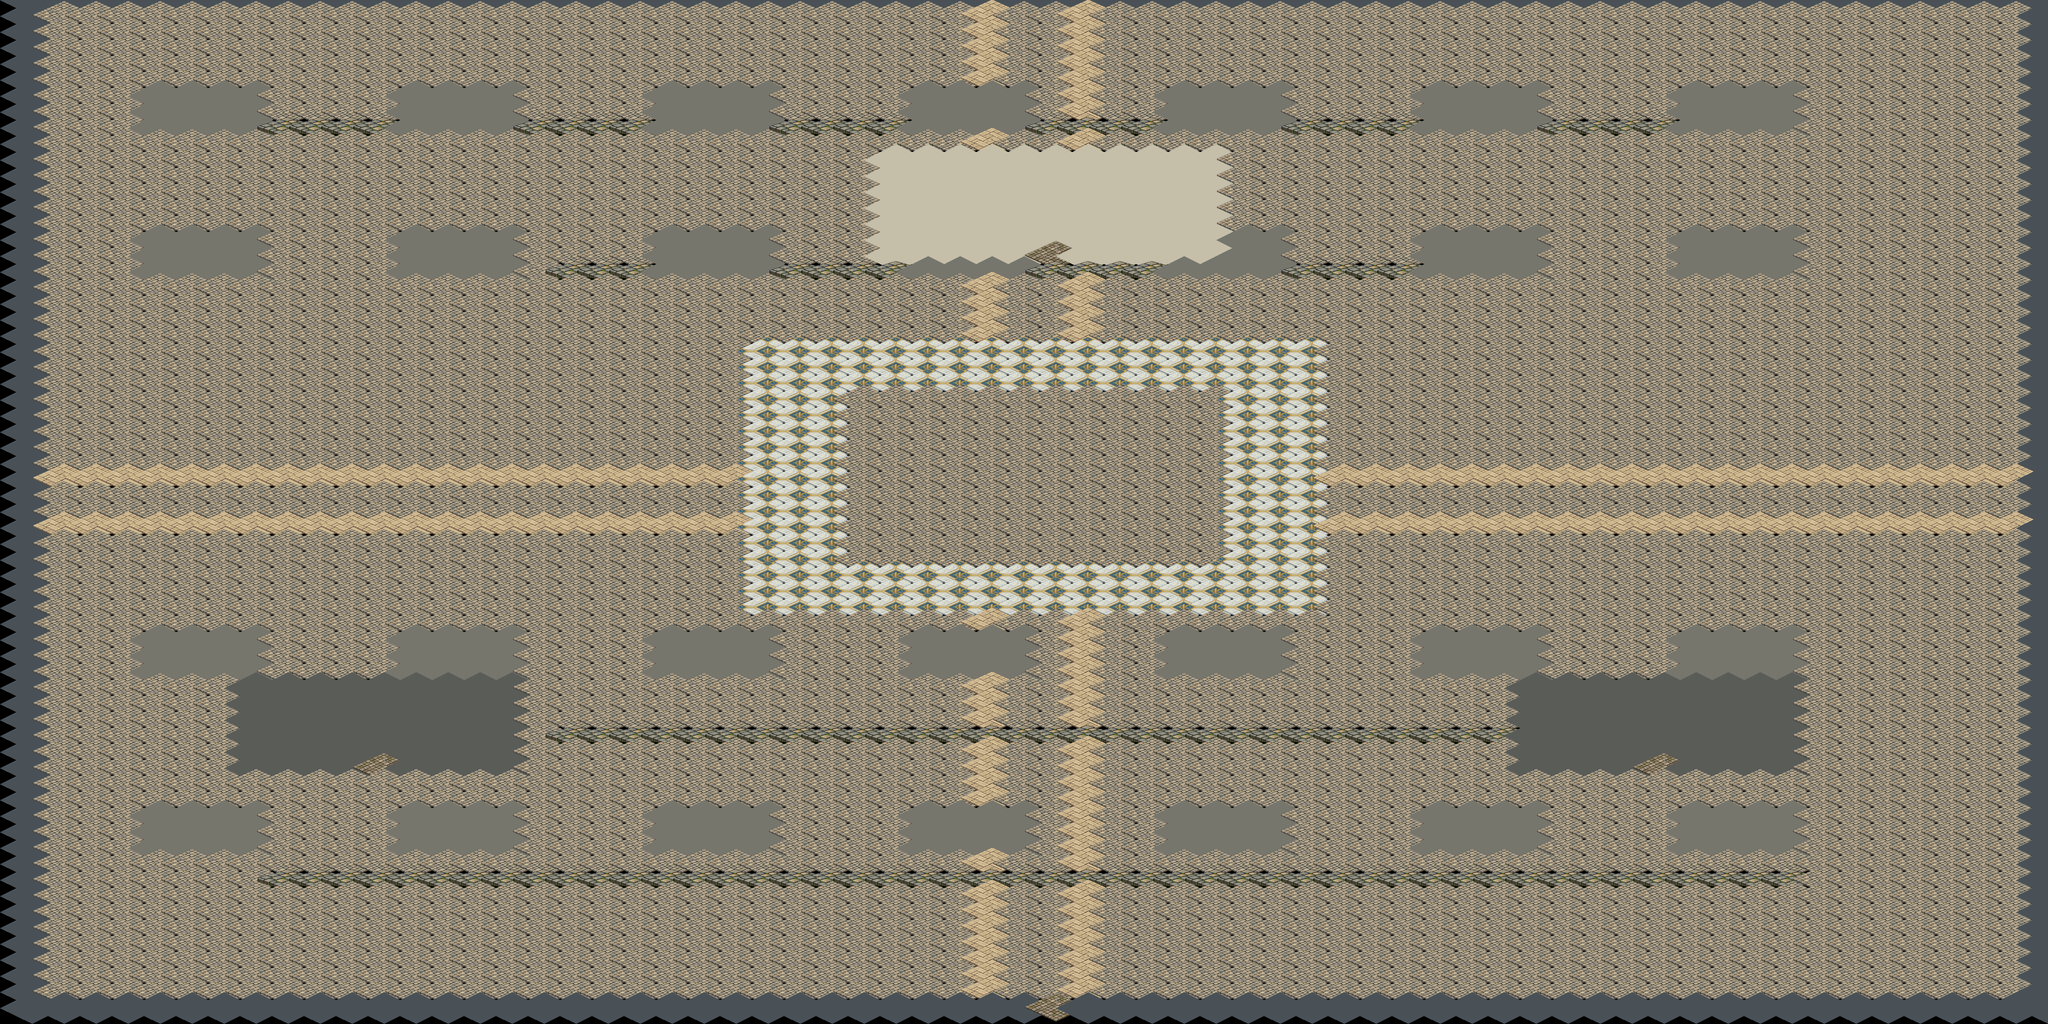

This game map was drawn from its Tiled (.tmx) file and the tilesets committed beside it. A one-line description and the trimmed map source follow:
An orthogonal 64x64 tile map with 64x32 px tiles, 1 tile layer (suelo).

<map version="1.10" tiledversion="1.10.2" orientation="orthogonal" renderorder="right-down" width="64" height="64" tilewidth="64" tileheight="32" infinite="0" nextlayerid="2" nextobjectid="1">
 <tileset firstgid="1" name="terreno_mundo" tilewidth="128" tileheight="64" tilecount="76" columns="8">
  <image source="../textures/terreno_mundo.png" width="1024" height="640" />
  <tile id="13">
   <properties>
    <property name="collision" type="bool" value="true" />
   </properties>
  </tile>
  <tile id="30">
   <properties>
    <property name="collision" type="bool" value="true" />
   </properties>
  </tile>
  <tile id="35">
   <properties>
    <property name="collision" type="bool" value="true" />
   </properties>
  </tile>
  <tile id="41">
   <properties>
    <property name="collision" type="bool" value="true" />
   </properties>
  </tile>
  <tile id="46">
   <properties>
    <property name="collision" type="bool" value="true" />
   </properties>
  </tile>
  <tile id="47">
   <properties>
    <property name="collision" type="bool" value="true" />
   </properties>
  </tile>
  <tile id="48">
   <properties>
    <property name="collision" type="bool" value="true" />
   </properties>
  </tile>
  <tile id="49">
   <properties>
    <property name="collision" type="bool" value="true" />
   </properties>
  </tile>
  <tile id="50">
   <properties>
    <property name="collision" type="bool" value="true" />
   </properties>
  </tile>
  <tile id="51">
   <properties>
    <property name="collision" type="bool" value="true" />
   </properties>
  </tile>
  <tile id="52">
   <properties>
    <property name="collision" type="bool" value="true" />
   </properties>
  </tile>
  <tile id="53">
   <properties>
    <property name="collision" type="bool" value="true" />
   </properties>
  </tile>
  <tile id="54">
   <properties>
    <property name="collision" type="bool" value="true" />
   </properties>
  </tile>
  <tile id="55">
   <properties>
    <property name="collision" type="bool" value="true" />
   </properties>
  </tile>
  <tile id="56">
   <properties>
    <property name="collision" type="bool" value="true" />
   </properties>
  </tile>
  <tile id="57">
   <properties>
    <property name="collision" type="bool" value="true" />
   </properties>
  </tile>
  <tile id="58">
   <properties>
    <property name="collision" type="bool" value="true" />
   </properties>
  </tile>
  <tile id="59">
   <properties>
    <property name="collision" type="bool" value="true" />
   </properties>
  </tile>
  <tile id="64">
   <properties>
    <property name="collision" type="bool" value="true" />
   </properties>
  </tile>
  <tile id="65">
   <properties>
    <property name="collision" type="bool" value="true" />
   </properties>
  </tile>
  <tile id="66">
   <properties>
    <property name="collision" type="bool" value="true" />
   </properties>
  </tile>
  <tile id="68">
   <properties>
    <property name="collision" type="bool" value="true" />
   </properties>
  </tile>
  <tile id="72">
   <properties>
    <property name="collision" type="bool" value="true" />
   </properties>
  </tile>
 </tileset>
 <layer id="1" name="suelo" width="64" height="64">
  <data>[4096 cells, 4096 non-empty, 9 distinct tile ids]</data>
 </layer>
</map>
